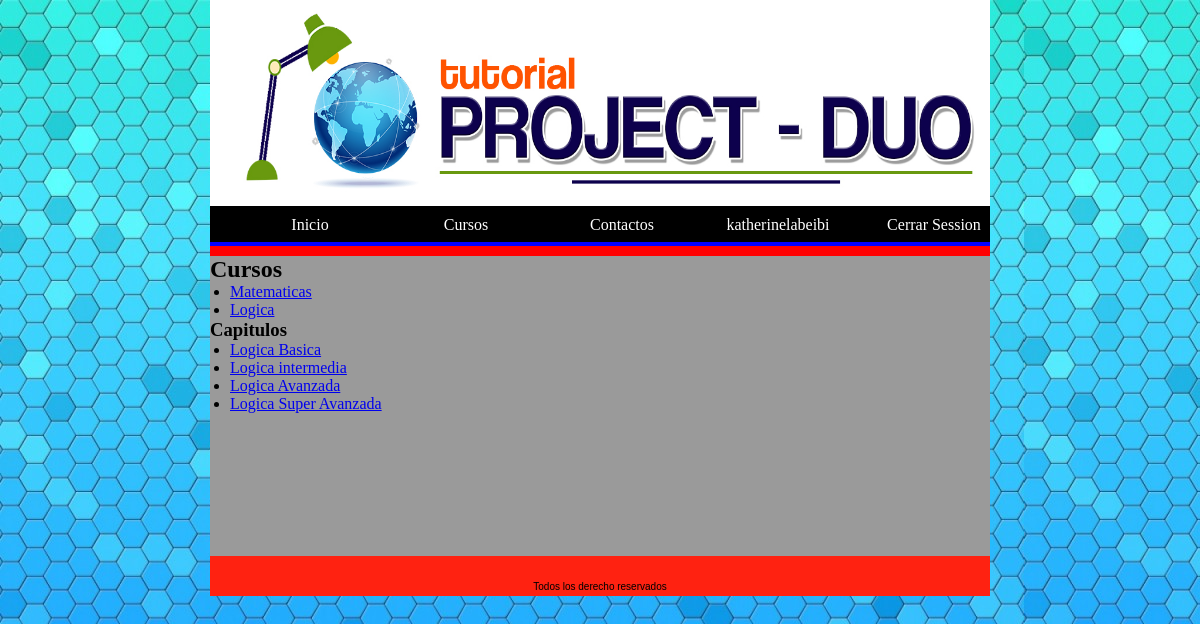
Page /cursos.php?id=2 (signed in) on the committed database.
### tables this page shows
CREATE TABLE `cursos` (
  `id` int(11) NOT NULL,
  `nombre` varchar(45) DEFAULT NULL
);

CREATE TABLE `capitulos` (
  `id` int(11) NOT NULL,
  `nombre` varchar(45) DEFAULT NULL,
  `numero` int(11) DEFAULT NULL,
  `cursos_id` int(11) NOT NULL,
  `pasos` int(11) DEFAULT NULL
);

### cursos.php (the view, shortened to what this page needs)
<?php
require('encabezado.php');
require('barra_de_navegacion.php');
?>
<?php
require('conneccion.php');
$query = "select c.* from usuarios  u"
    . " right join cursos_usuarios  cu"
    . " on cu.usuarios_id = u.id"
    . " right join cursos c"
    . " on cu.cursos_id = c.id"
    . " where u.id = {$_SESSION['user_id']}";
$resultado = $mysqli->query($query);
if ($resultado) {
    $cursos = $resultado;
} else {
    $mensaje = "no se pudieron obtener los cursos";
}
?>
<section id="banner">
    <div>
        <h2> Cursos </h2>
        <ul>
            <?php while ($curso = $cursos->fetch_array(MYSQLI_ASSOC)) { ?>
                <li style="margin-left:20px;">
                    <a href="cursos.php?id=<?php echo $curso['id']; ?>">
                        <?php echo $curso["nombre"]; ?>
                    </a>
                </li>
            <?php } ?>
        </ul>
    </div>
    <?php if (isset($_GET['id']) and $_SESSION['tipo_de_usuario'] == 'estudiante') { ?>
        <div>
            <?php
            $query_capitulos = "SELECT * FROM capitulos "
                . " WHERE cursos_id = " . $_GET['id'];
            $resultado = $mysqli->query($query_capitulos);
            if ($resultado) {
                $capitulos = $resultado;
            } else {
                $mensaje = "No Capitulos encontrados";
            }
            ?>
            <h1> Capitulos </h1>
            <ul>
                <?php while ($cap = $capitulos->fetch_array(MYSQLI_ASSOC)) { ?>
                    <li style="margin-left:20px;">
                        <a href="capitulo_contenido.php?id=<?php echo $cap['id']; ?>&paso=1">
                            <?php echo $cap['nombre'] ?>
                        </a>
                    </li>
                <?php } ?>
            </ul>
        </div>
    <?php } else if (isset($_GET['id']) and $_SESSION['tipo_de_usuario'] == 'admin') { ?>
        <form action="cursos.php?id=<?php echo $_GET['id']; ?>" method="POST">
            <div>
                <label>Ingrese numero de cedula</label>
                <input type="text" name="cedula" placeholder="123123">
                <input type="text" name="accion" value="obtenerEstudiante" style="display: none">
            </div>
            <div>
                <input name="login" type="submit" value="Obtener Informacion"/>
            </div>
        </form>
        <?php if (isset($estudiante)) { ?>
            <h2><?php echo $estudiante[0]['nombre'] . ' , ' . $estudiante[0]['apellido']; ?></h2>
            <h3>Cursos</h3>
            <table>
                <thead>
                <tr>
                    <th>nombre</th>
                </tr>
                </thead>
                <tbody>
                <?php foreach ($estudiante as $curso) { ?>
                    <tr>
                        <td><?php echo $curso['nombre_curso']; ?></td>
                    </tr>
                <?php } ?>
                </tbody>
            </table>
            <form action="cursos.php?id=<?php echo $_GET['id']; ?>" method="POST">
                <p> Agregar curso </p>
                <div>
                    <label>Ingrese nombre del curso</label>
                    <input type="text" name="curso" placeholder="logica">
                    <input type="text" name="accion" value="agregarCurso" style="display: none">
                    <input type="text" name="estudiante_id" value="<?php echo $estudiante[0]['id'] ?>"
                           style="display: none">
                </div>
                <div>
                    <input name="login" type="submit" value="Agregar"/>
                </div>
            </form>
            <hr/>
            <h3>Evaluaciones</h3>
            <table class="calificaciones">
                <thead>
                <tr>
                    <th>Curso</th>
                    <th>Modulo</th>
                    <th>Correctas</th>
                    <th>Incorrectas</th>
                    <th>#Preguntas</th>
                    <th>Calificacion</th>
                    <th>Acciones</th>
                </tr>
                </thead>
                <tbody>
                <?php foreach ($agrupados as $modulo => $info) { ?>
                    <tr>
                        <td><?php echo $info['curso']; ?> </td>
                        <td><?php echo $modulo; ?> </td>
                        <td><?php echo $info['correctas']; ?></td>
                        <td><?php echo $info['incorrectas']; ?></td>
                        <td><?php echo $info['correctas'] + $info['incorrectas']; ?></td>
                        <td><?php echo ($info['correctas'] / ($info['correctas'] + $info['incorrectas'])) * 100; ?>%
                        </td>
                        <td>
                            <form action="cursos.php?id=<?php echo $_GET['id']; ?>" method="POST">
                                <input type="submit" value="Reiniciar">
                                <input type="text" name="estudiante_id" value="<?php echo $estudiante[0]['id']; ?>"
                                       style="display: none">
                                <input type="text" name="capitulo" value="<?php echo $modulo; ?>" style="display: none">
                                <input type="text" name="accion" value="reiniciarEvaluacion" style="display: none">
                            </form>
                        </td>
                    </tr>
                <?php } ?>
                </tbody>
            </table>
        <?php } ?>
    <?php } ?>
</section>
<footer>
    <p> Todos los derecho reservados <br>
    </p>
</footer>
</section>
</body>
</html>

### estilos/estilos.css (style rules this page uses)
* { border:0; margin: 0; padding: 0; }
body { background:url(../img/image1.jpg); }
#banner { background: #9a9a9a; min-height: 300px; overflow: hidden; }
footer { background: #f21; width: 780px; height: 15px; padding-top: 25px }
footer p { font-family: arial; font-size: 10px; text-align: center; }

### rows in the picture
cursos: nombre "Matematicas"
cursos: nombre "Logica"
capitulos: nombre "Logica Basica"
capitulos: nombre "Logica intermedia"
capitulos: nombre "Logica Avanzada"
capitulos: nombre "Logica Super Avanzada"

### other values in the picture
$_SESSION['usuario'] "katherinelabeibi"
